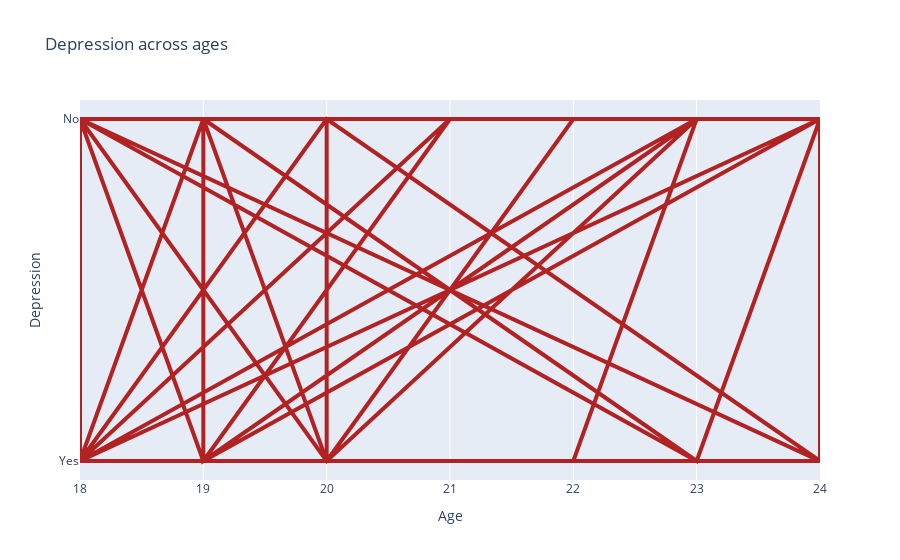

Notebook cell for this chart:
### Code cell
x = dataset["Age"]

fig = go.Figure()
# Create and style traces
fig.add_trace(go.Scatter(x=x, y=dataset["Depression"],
                         name='Depression',
                         line=dict(color='firebrick', width=4)))


# Edit the layout
fig.update_layout(title='Depression across ages',
                   xaxis_title='Age',
                   yaxis_title='Depression')


fig.show()

### Figure 1 — Plotly figure (JSON) as saved in the notebook; plotly's stock layout.template omitted (floating-point values rounded to 4 significant figures)
{"data": [{"line": {"color": "firebrick", "width": 4}, "name": "Depression", "type": "scatter", "x": [18, 21, 19, 22, 23, 19, 23, 18, 19, 18, 20, 24, 18, 19, 18, 24, 24, 24, 20, 18, 19, 18, 24, 24, 23, 18, 19, 18, 24, 24, 23, 18, 19, 18, 19, 18, 18, 19, 18, 24, 24, 22, 20, 20, 23, 18, 19, 18, 24, 24, 23, 18, 19, 20, 19, 21, 23, 20, 18, 23, 18, 19, 18, 24, 24, 23, 18, 19, 18, 24, 24, 18, 19, 18, 24, 24, 23, 18, 19, 18, 24, 24, 19, 19, 23, 18, 19, 18, 24, 24, 23, 18, 19, 18, 24, 18, 21, 18, 19, 23, 20], "y": ["Yes", "No", "Yes", "Yes", "No", "No", "Yes", "No", "No", "No", "No", "Yes", "Yes", "No", "No", "No", "No", "Yes", "No", "Yes", "No", "No", "No", "No", "Yes", "No", "No", "Yes", "Yes", "No", "No", "No", "No", "Yes", "Yes", "No", "Yes", "Yes", "No", "Yes", "No", "No", "Yes", "No", "No", "No", "No", "No", "Yes", "No", "Yes", "No", "No", "Yes", "Yes", "No", "No", "Yes", "No", "No", "No", "No", "No", "No", "No", "Yes", "No", "Yes", "Yes", "No", "No", "No", "Yes", "No", "No", "No", "Yes", "No", "No", "No", "Yes", "No", "Yes", "No", "No", "Yes", "No", "Yes", "No", "No", "No", "No", "Yes", "Yes", "No", "No", "No", "Yes", "Yes", "No", "No"]}], "layout": {"title": {"text": "Depression across ages"}, "xaxis": {"title": {"text": "Age"}}, "yaxis": {"title": {"text": "Depression"}}}}
